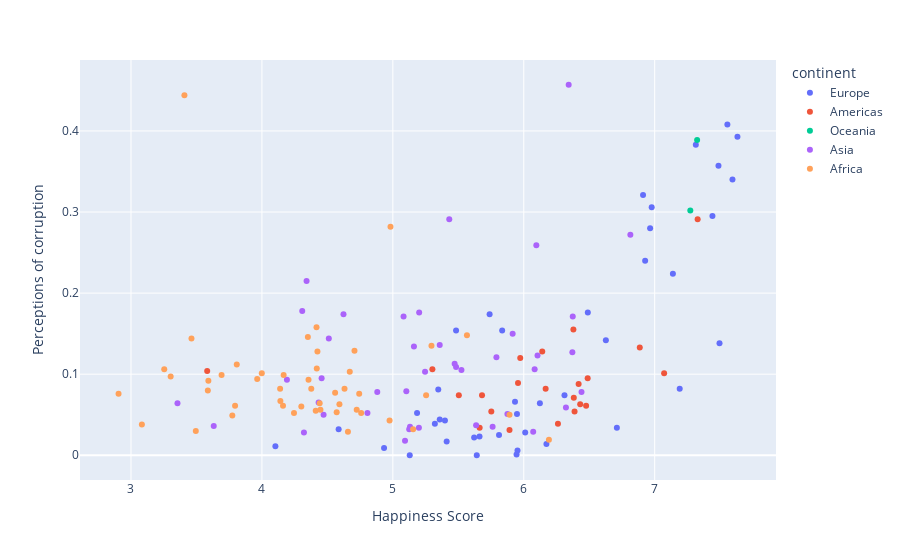

The notebook cell saved with this chart:
### Code cell
fig3 = px.scatter(data1, x = data1["Happiness Score"], y=data1["Perceptions of corruption"], color=data1["continent"],
        hover_data=["Country"])


fig3

### Figure 1 — Plotly figure (JSON) as saved in the notebook; plotly's stock layout.template omitted (floating-point values rounded to 4 significant figures)
{"data": [{"customdata": [["Finland"], ["Norway"], ["Denmark"], ["Iceland"], ["Switzerland"], ["Netherlands"], ["Sweden"], ["United Kingdom"], ["Austria"], ["Ireland"], ["Germany"], ["Belgium"], ["Luxembourg"], ["Czech Republic"], ["Malta"], ["France"], ["Spain"], ["Slovakia"], ["Poland"], ["Italy"], ["Lithuania"], ["Slovenia"], ["Romania"], ["Latvia"], ["Northern Cyprus"], ["Russia"], ["Estonia"], ["Kosovo"], ["Moldova"], ["Hungary"], ["Belarus"], ["Portugal"], ["Serbia"], ["Greece"], ["Montenegro"], ["Croatia"], ["Macedonia"], ["Bosnia and Herzegovina"], ["Bulgaria"], ["Albania"], ["Ukraine"]], "hovertemplate": "continent=Europe<br>Happiness Score=%{x}<br>Perceptions of corruption=%{y}<br>Country=%{customdata[0]}<extra></extra>", "legendgroup": "Europe", "marker": {"color": "#636efa", "symbol": "circle"}, "mode": "markers", "name": "Europe", "orientation": "v", "showlegend": true, "type": "scatter", "x": [7.632, 7.594, 7.555, 7.495, 7.487, 7.441, 7.314, 7.191, 7.139, 6.977, 6.965, 6.927, 6.911, 6.711, 6.627, 6.489, 6.311, 6.173, 6.123, 6.011, 5.952, 5.948, 5.945, 5.933, 5.835, 5.811, 5.739, 5.662, 5.641, 5.621, 5.483, 5.411, 5.398, 5.358, 5.347, 5.321, 5.185, 5.129, 4.933, 4.586, 4.103], "xaxis": "x", "y": [0.393, 0.34, 0.408, 0.138, 0.357, 0.295, 0.383, 0.082, 0.224, 0.306, 0.28, 0.24, 0.321, 0.034, 0.142, 0.176, 0.074, 0.014, 0.064, 0.028, 0.006, 0.051, 0.001, 0.066, 0.154, 0.025, 0.174, 0.023, 0, 0.022, 0.154, 0.017, 0.043, 0.044, 0.081, 0.039, 0.052, 0, 0.009, 0.032, 0.011], "yaxis": "y"}, {"customdata": [["Canada"], ["Costa Rica"], ["United States"], ["Mexico"], ["Chile"], ["Panama"], ["Brazil"], ["Argentina"], ["Guatemala"], ["Uruguay"], ["Colombia"], ["El Salvador"], ["Nicaragua"], ["Ecuador"], ["Belize"], ["Jamaica"], ["Bolivia"], ["Paraguay"], ["Peru"], ["Honduras"], ["Dominican Republic"], ["Haiti"]], "hovertemplate": "continent=Americas<br>Happiness Score=%{x}<br>Perceptions of corruption=%{y}<br>Country=%{customdata[0]}<extra></extra>", "legendgroup": "Americas", "marker": {"color": "#EF553B", "symbol": "circle"}, "mode": "markers", "name": "Americas", "orientation": "v", "showlegend": true, "type": "scatter", "x": [7.328, 7.072, 6.886, 6.488, 6.476, 6.431, 6.419, 6.388, 6.382, 6.379, 6.261, 6.167, 6.141, 5.973, 5.956, 5.891, 5.752, 5.681, 5.663, 5.504, 5.302, 3.582], "xaxis": "x", "y": [0.291, 0.101, 0.133, 0.095, 0.061, 0.063, 0.088, 0.054, 0.071, 0.155, 0.039, 0.082, 0.128, 0.12, 0.089, 0.031, 0.054, 0.074, 0.034, 0.074, 0.106, 0.104], "yaxis": "y"}, {"customdata": [["New Zealand"], ["Australia"]], "hovertemplate": "continent=Oceania<br>Happiness Score=%{x}<br>Perceptions of corruption=%{y}<br>Country=%{customdata[0]}<extra></extra>", "legendgroup": "Oceania", "marker": {"color": "#00cc96", "symbol": "circle"}, "mode": "markers", "name": "Oceania", "orientation": "v", "showlegend": true, "type": "scatter", "x": [7.324, 7.272], "xaxis": "x", "y": [0.389, 0.302], "yaxis": "y"}, {"customdata": [["Israel"], ["United Arab Emirates"], ["Taiwan"], ["Qatar"], ["Saudi Arabia"], ["Singapore"], ["Malaysia"], ["Bahrain"], ["Uzbekistan"], ["Kuwait"], ["Thailand"], ["Japan"], ["South Korea"], ["Kazakhstan"], ["Cyprus"], ["Turkmenistan"], ["Philippines"], ["Turkey"], ["Pakistan"], ["Hong Kong"], ["Lebanon"], ["China"], ["Azerbaijan"], ["Tajikistan"], ["Jordan"], ["Kyrgyzstan"], ["Mongolia"], ["Vietnam"], ["Indonesia"], ["Bhutan"], ["Nepal"], ["Venezuela"], ["Laos"], ["Bangladesh"], ["Sri Lanka"], ["Iraq"], ["Cambodia"], ["Georgia"], ["Armenia"], ["Myanmar"], ["India"], ["Afghanistan"], ["Yemen"]], "hovertemplate": "continent=Asia<br>Happiness Score=%{x}<br>Perceptions of corruption=%{y}<br>Country=%{customdata[0]}<extra></extra>", "legendgroup": "Asia", "marker": {"color": "#ab63fa", "symbol": "circle"}, "mode": "markers", "name": "Asia", "orientation": "v", "showlegend": true, "type": "scatter", "x": [6.814, 6.774, 6.441, 6.374, 6.371, 6.343, 6.322, 6.105, 6.096, 6.083, 6.072, 5.915, 5.875, 5.791, 5.762, 5.636, 5.524, 5.483, 5.472, 5.431, 5.358, 5.246, 5.201, 5.199, 5.161, 5.131, 5.125, 5.103, 5.093, 5.082, 4.881, 4.806, 4.623, 4.511, 4.471, 4.456, 4.433, 4.341, 4.321, 4.308, 4.191, 3.632, 3.355], "xaxis": "x", "y": [0.272, null, 0.078, 0.171, 0.127, 0.457, 0.059, 0.123, 0.259, 0.106, 0.029, 0.15, 0.051, 0.121, 0.035, 0.037, 0.105, 0.109, 0.113, 0.291, 0.136, 0.103, 0.176, 0.034, 0.134, 0.035, 0.032, 0.079, 0.018, 0.171, 0.078, 0.052, 0.174, 0.144, 0.05, 0.095, 0.065, 0.215, 0.028, 0.178, 0.093, 0.036, 0.064], "yaxis": "y"}, {"customdata": [["Trinidad & Tobago"], ["Mauritius"], ["Libya"], ["Algeria"], ["Morocco"], ["Nigeria"], ["Somalia"], ["Cameroon"], ["Gabon"], ["Palestinian Territories"], ["South Africa"], ["Iran"], ["Ivory Coast"], ["Ghana"], ["Senegal"], ["Tunisia"], ["Sierra Leone"], ["Congo (Brazzaville)"], ["Mali"], ["Namibia"], ["Burkina Faso"], ["Egypt"], ["Mozambique"], ["Kenya"], ["Zambia"], ["Mauritania"], ["Ethiopia"], ["Chad"], ["Congo (Kinshasa)"], ["Niger"], ["Uganda"], ["Benin"], ["Sudan"], ["Togo"], ["Guinea"], ["Lesotho"], ["Angola"], ["Madagascar"], ["Zimbabwe"], ["Botswana"], ["Malawi"], ["Liberia"], ["Syria"], ["Rwanda"], ["Tanzania"], ["South Sudan"], ["Central African Republic"], ["Burundi"]], "hovertemplate": "continent=Africa<br>Happiness Score=%{x}<br>Perceptions of corruption=%{y}<br>Country=%{customdata[0]}<extra></extra>", "legendgroup": "Africa", "marker": {"color": "#FFA15A", "symbol": "circle"}, "mode": "markers", "name": "Africa", "orientation": "v", "showlegend": true, "type": "scatter", "x": [6.192, 5.891, 5.566, 5.295, 5.254, 5.155, 4.982, 4.975, 4.758, 4.743, 4.724, 4.707, 4.671, 4.657, 4.631, 4.592, 4.571, 4.559, 4.447, 4.441, 4.424, 4.419, 4.417, 4.411, 4.377, 4.356, 4.351, 4.301, 4.245, 4.166, 4.161, 4.141, 4.139, 3.999, 3.964, 3.808, 3.795, 3.774, 3.692, 3.591, 3.587, 3.495, 3.462, 3.408, 3.303, 3.254, 3.083, 2.905], "xaxis": "x", "y": [0.019, 0.05, 0.148, 0.135, 0.074, 0.032, 0.282, 0.043, 0.052, 0.076, 0.056, 0.129, 0.103, 0.029, 0.082, 0.063, 0.053, 0.077, 0.056, 0.064, 0.128, 0.107, 0.158, 0.055, 0.082, 0.093, 0.146, 0.06, 0.052, 0.099, 0.061, 0.067, 0.082, 0.101, 0.094, 0.112, 0.061, 0.049, 0.099, 0.092, 0.08, 0.03, 0.144, 0.444, 0.097, 0.106, 0.038, 0.076], "yaxis": "y"}], "layout": {"legend": {"title": {"text": "continent"}, "tracegroupgap": 0}, "margin": {"t": 60}, "xaxis": {"anchor": "y", "domain": [0, 1], "title": {"text": "Happiness Score"}}, "yaxis": {"anchor": "x", "domain": [0, 1], "title": {"text": "Perceptions of corruption"}}}}
